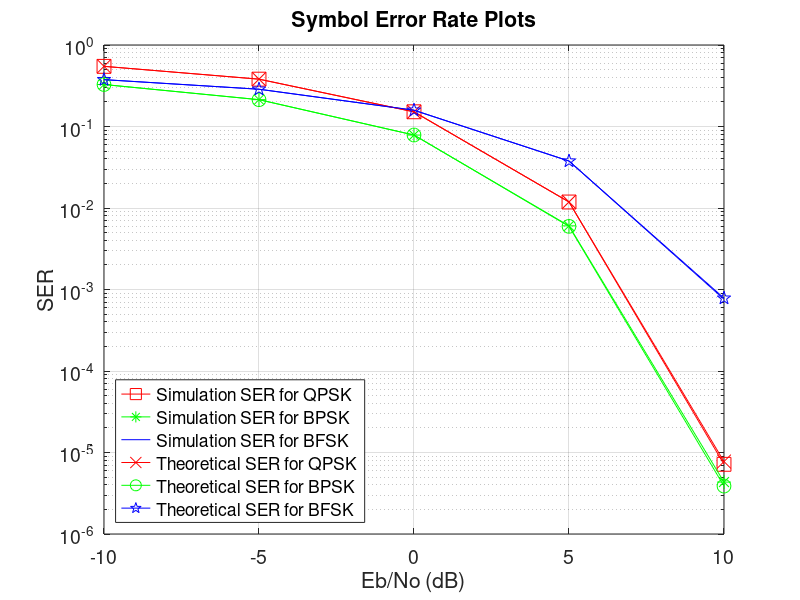
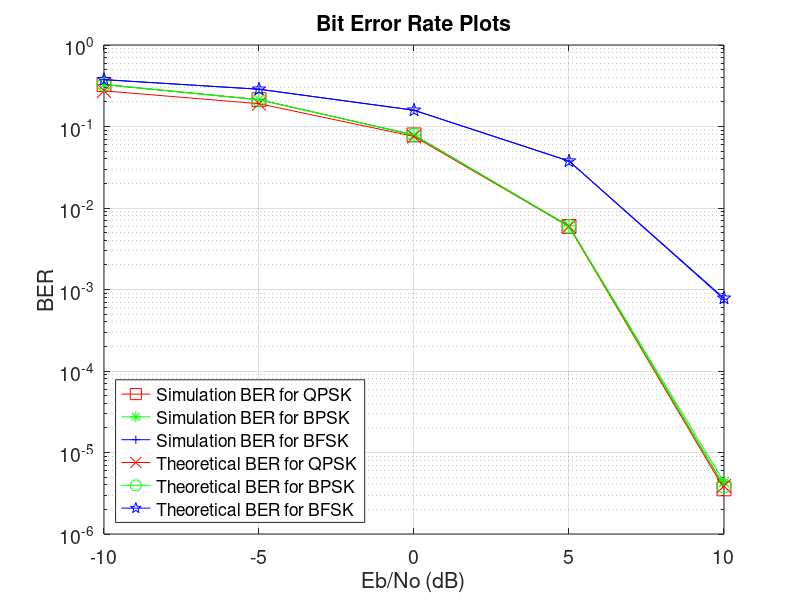

Source code (MATLAB) for these figures, in order:
clear;clc;
err_min=100;            % Minimum number of errors to proceed for a specified SNR level and modulation scheme
sim_lim = 20;           % Minimum number of simulations to average over for a specified SNR level and modulation scheme
bpsk_sym = [-1,1];      % Baseband BPSK symbols
qpsk_sym = pskmod(0:3,4,pi/4); % Baseband QPSK symbols
qpsk_bits =[0,0;0,1;1,1;1,0];  % Gray coded bits corresponding to each QPSK symbol
bfsk_sym = [1,1i];             % Baseband BFSK symbols 
SNR_int = -10:5:10;            % SNR levels
errs_store = zeros(3,length(SNR_int),2);     % Placeholder matrix to store errors for each SNR level and modulation scheme
ber = zeros(length(SNR_int),1);              % Placeholder array to store BER of QPSK
seq_len = 1e5;                 % Number of generated symbols for each simulation
for modulation =1:3            % i=1 --> QPSK, i=2 --> BPSK, i=3 --> BFSK
    for snr=SNR_int
        snr_index = snr/5+3;
        err_check = true;
        if(modulation==1)
            sim_num = 0;
            noise_variance = 1/(2*2*10.^(snr/10));      % Converted Eb/No to Es/No since Es = 1, then divided by 2 to have No/2
            while ((err_check==true || sim_num <= sim_lim))
                sim_num = sim_num + 1;
                info_seq = randi([0,3],seq_len,1);
                info_bits = qpsk_bits(info_seq+1,:);
                info_bits2 = info_bits';
                info_bits3 = info_bits2(:);
                four_sym_seq = conj(qpsk_sym(info_seq+1)');
                four_sym_seq = four_sym_seq + sqrt(noise_variance).*(randn(seq_len,1)+1i.*randn(seq_len,1));
                four_sym_seq = repmat(four_sym_seq,[1,4]);
                norms = abs(four_sym_seq-repmat(qpsk_sym,[seq_len,1]));
                [~,detected] = min(norms,[],2); % Maximum Likelihood detection rule due to uniformly generated info bits
                detected = detected-1;
                err = length(find(detected~=info_seq));
                detected_bits = qpsk_bits(detected+1,:);
                detected_bits2 = detected_bits';
                detected_bits3 = detected_bits2(:);
                ber_temp = length(find(detected_bits3~=info_bits3));
                ber(snr_index) = ber(snr_index) + ber_temp;
                errs_store(modulation,snr_index,1)=errs_store(modulation,snr_index,1)+err;
                if(errs_store(modulation,snr_index,1)>100),err_check=false;end
            end
            errs_store(modulation,snr_index,2)=sim_num;
        else
            noise_variance = 1/(2*10.^(snr/10));
            err_check=true;
            sim_num=0;
            while (err_check==true || sim_num <= sim_lim)
                sim_num = sim_num + 1;
                info_seq = randi([0,1],seq_len,1);
                if(modulation==2)
                    sym_seq = bpsk_sym(info_seq+1)';
                    sym_seq = sym_seq + sqrt(noise_variance).*randn(seq_len,1);
                    detected = sym_seq>0;
                else
                    sym_seq = conj(bfsk_sym(info_seq+1)');
                    sym_seq = sym_seq+sqrt(noise_variance).*(randn(seq_len,1)+1i.*randn(seq_len,1));
                    sym_seq = repmat(sym_seq,[1,2]);
                    norms = abs(sym_seq-repmat(bfsk_sym,[seq_len,1]));
                    [~,detected] = min(norms,[],2);
                    detected = detected-1;                    
                end
                err = length(find(detected~=info_seq));
                errs_store(modulation,snr_index,1)=errs_store(modulation,snr_index,1)+err;
                if(errs_store(modulation,snr_index,1)>100),err_check=false;end           
            end
            errs_store(modulation,snr_index,2)=sim_num;
        end
    end
end
err_store = errs_store(:,:,1)./errs_store(:,:,2)./seq_len;
ber = ber'./errs_store(1,:,2)./seq_len./2;
EbNo = 10.^(SNR_int./10);
theoretical_symbol_error_qpsk = 2.*qfunc(sqrt(2.*EbNo)).*(1-0.5.*qfunc(sqrt(2.*EbNo)));
theoretical_bit_error_bpsk = qfunc(sqrt(2.*EbNo));
theoretical_bit_error_bfsk = qfunc(sqrt(EbNo));
semilogy(SNR_int,err_store(1,:),'r-s','MarkerSize',10);hold on;xlabel('Eb/No (dB)');ylabel('SER');grid on;
semilogy(SNR_int,err_store(2,:),'g-*','MarkerSize',10);title('Symbol Error Rate Plots');xticks(-10:5:10);
semilogy(SNR_int,err_store(3,:),'b');
semilogy(SNR_int,theoretical_symbol_error_qpsk,'r-x','MarkerSize',10);
semilogy(SNR_int,theoretical_bit_error_bpsk,'g-o','MarkerSize',10);
semilogy(SNR_int,theoretical_bit_error_bfsk,'b-p','MarkerSize',10);
legend('Simulation SER for QPSK','Simulation SER for BPSK','Simulation SER for BFSK',...
    'Theoretical SER for QPSK','Theoretical SER for BPSK','Theoretical SER for BFSK','Location','southwest');
set(gca,'FontSize',14);
figure,
semilogy(SNR_int,ber,'r-s','MarkerSize',10);hold on;xlabel('Eb/No (dB)');ylabel('BER');grid on;
semilogy(SNR_int,err_store(2,:),'g-*','MarkerSize',10);title('Bit Error Rate Plots');xticks(-10:5:10);
semilogy(SNR_int,err_store(3,:),'b-+');
semilogy(SNR_int,theoretical_symbol_error_qpsk./2,'r-x','MarkerSize',10);
semilogy(SNR_int,theoretical_bit_error_bpsk,'g-o','MarkerSize',10);
semilogy(SNR_int,theoretical_bit_error_bfsk,'b-p','MarkerSize',10);
legend('Simulation BER for QPSK','Simulation BER for BPSK','Simulation BER for BFSK',...
    'Theoretical BER for QPSK','Theoretical BER for BPSK','Theoretical BER for BFSK','Location','southwest');
set(gca,'FontSize',14);
